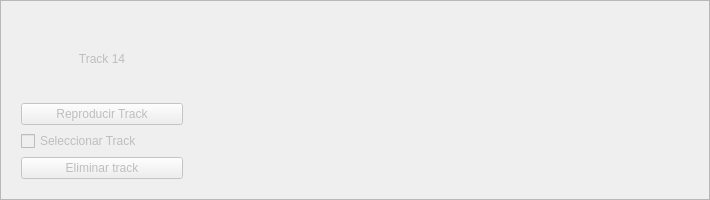
       <widget class="QFrame" name="trackui14">
        <property name="enabled">
         <bool>false</bool>
        </property>
        <property name="minimumSize">
         <size>
          <width>0</width>
          <height>200</height>
         </size>
        </property>
        <property name="frameShape">
         <enum>QFrame::StyledPanel</enum>
        </property>
        <property name="frameShadow">
         <enum>QFrame::Raised</enum>
        </property>
        <layout class="QHBoxLayout" name="horizontalLayout_14">
         <item>
          <widget class="QWidget" name="trackpanel14" native="true">
           <property name="minimumSize">
            <size>
             <width>180</width>
             <height>0</height>
            </size>
           </property>
           <property name="maximumSize">
            <size>
             <width>16777215</width>
             <height>16777215</height>
            </size>
           </property>
           <layout class="QGridLayout" name="gridLayout_16">
            <item row="0" column="0">
             <widget class="QLabel" name="label_18">
              <property name="text">
               <string>Track 14</string>
              </property>
              <property name="alignment">
               <set>Qt::AlignCenter</set>
              </property>
             </widget>
            </item>
            <item row="3" column="0">
             <widget class="QPushButton" name="Eliminar_track14">
              <property name="text">
               <string>Eliminar track</string>
              </property>
             </widget>
            </item>
            <item row="1" column="0">
             <widget class="QPushButton" name="Reproducir_track14">
              <property name="text">
               <string>Reproducir Track</string>
              </property>
             </widget>
            </item>
            <item row="2" column="0">
             <widget class="QCheckBox" name="track14_checkbox">
              <property name="text">
               <string>Seleccionar Track</string>
              </property>
             </widget>
            </item>
           </layout>
          </widget>
         </item>
         <item>
          <widget class="MplWidget" name="tracktimeline14" native="true">
           <property name="minimumSize">
            <size>
             <width>500</width>
             <height>0</height>
            </size>
           </property>
          </widget>
         </item>
        </layout>
       </widget>
